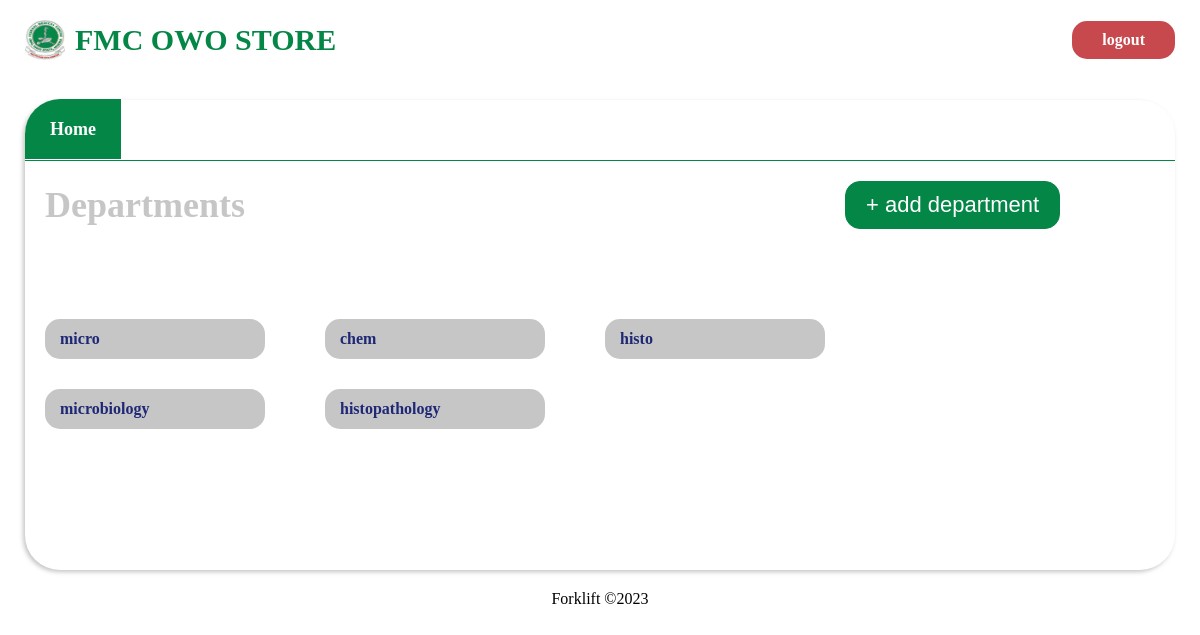
Screenshot of /department (signed in) with the database file from the repository.
### store/models.py (models this page shows)
class Department(models.Model):
    dept_name = models.CharField(max_length=500)

### store/views.py (the view, shortened to what this page needs)
# urls.py: path('department', views.department, name='department'),
@login_required
def department(request):
    dept = Department.objects.all()
    return render(request, 'department.html', {"department": dept})

### templates/department.html (shortened to what this page needs)
{% load static %}
<!DOCTYPE html>
<html lang="en">
<head>
    <link href="{% static './css/department.css' %}" rel="stylesheet">
</head>
<body>
    <header>
        <a href="{% url 'store:index' %}" class="header_wrapper">
            <img src="{% static './assets/fmc_owo_logo.jpg' %}" alt="">
            <h1>FMC OWO STORE</h1>
        </a>
        {% if user.is_authenticated %}
        <span class="logout"><a href="{% url 'store:logout' %}">logout</a></span>
        {% else %}
        <span class="login"><a href="{% url 'store:login' %}">login</a></span>
        {% endif %}
    </header>
    <main>
        <section class="hero">
            <div class="dept_nav">
                <a href="/"><span class="active1">Home</span></a>
            </div>
            <div class="card_wrapper">
                <div class="header_div">
                    <h3>Departments</h3>
                    <div class="wrapper">
                        <button onclick="handleNewDept()">+ add department</button>
                    </div>
                </div>
                <div class="items_wrapper">
                    {% for dept in department  %}
                    <div class="card">
                        <span>{{dept.dept_name}}</span>
                    </div>
                    {% endfor %}
                </div>
            </div>
        </section>
    </main>
    <footer>
        <Span>Forklift &copy2023</Span>
    </footer>
</body>
</html>

### static/css/department.css (style rules this page uses)
* { margin: 0; }
header { padding: 20px 25px; display: flex; flex-direction: row; justify-content: space-between; align-items: center; }
header .header_wrapper { display: flex; flex-direction: row; align-items: center; text-decoration: none; }
header .header_wrapper img { width: 40px; height: 40px; }
header .header_wrapper h1 { font-size: 30px; font-weight: 900; color: rgb(4, 134, 70); margin-left: 10px; }
header span { background-color: rgb(4, 134, 70); padding: 10px 30px; border-radius: 15px; transition: all 0.3s ease; }
header span.logout { background-color: rgb(199, 73, 78); }
header span a { text-decoration: none; color: white; font-size: 16px; font-weight: 700; }
main { display: flex; flex-direction: row; justify-content: space-between; padding: 20px 25px; }
section.hero { width: 100%; min-height: 460px; border-radius: 35px; padding-bottom: 10px; box-shadow: -2px 2px 4px #AAAA; }
section.hero .dept_nav { border-bottom: 1px solid rgb(4, 134, 70); padding: 19px 0px 20px 0px; }
section.hero .dept_nav a span { padding: 20px 25px; color: #AAAA; font-size: 18px; font-weight: 700; }
section.hero .dept_nav a { text-decoration: none; color: #AAAA; }
section.hero .dept_nav a span.active1 { border-top-left-radius: 35px; background-color: rgb(4, 134, 70); color: white; }
section.hero .card_wrapper { padding: 20px 20px; }
section.hero .card_wrapper .header_div { display: flex; justify-content: space-between; align-items: center; }
section.hero .card_wrapper .header_div h3 { font-size: 36px; color: #AAAA; text-transform: capitalize; }
section.hero .card_wrapper .header_div .wrapper { width: 310px; display: flex; justify-content: space-between; align-items: center; }
section.hero .card_wrapper .header_div button { font-size: 22px; border: 1px solid rgb(4, 134, 70); padding: 10px 20px; background: rgb(4, 134, 70); border-radius: 15px; color: white; }
section.hero .card_wrapper .items_wrapper { display: flex; flex-wrap: wrap; flex-direction: row; margin-top: 90px; }
section.hero .card_wrapper .items_wrapper .card { width: 190px; height: 20px; padding: 10px 15px; background-color: #AAAA; border-radius: 15px; margin-right: 60px; margin-bottom: 30px; display: flex; flex-direction: row; justify-content: space-between; align-items: center; }
section.hero .card_wrapper .items_wrapper .card span { color: #1E2875; font-size: 16px; font-weight: 700; }
footer { text-align: center; }

### rows the page displays
Department: dept_name "micro"
Department: dept_name "chem"
Department: dept_name "histo"
Department: dept_name "microbiology"
Department: dept_name "histopathology"
